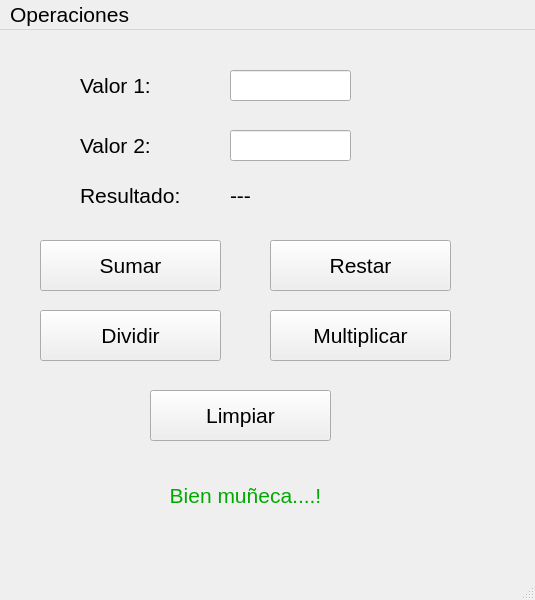
<?xml version="1.0" encoding="UTF-8"?>
<ui version="4.0">
 <class>Eidan</class>
 <widget class="QMainWindow" name="Eidan">
  <property name="geometry">
   <rect>
    <x>0</x>
    <y>0</y>
    <width>535</width>
    <height>600</height>
   </rect>
  </property>
  <property name="font">
   <font>
    <pointsize>16</pointsize>
   </font>
  </property>
  <property name="windowTitle">
   <string>Calculadora</string>
  </property>
  <widget class="QWidget" name="centralwidget">
   <widget class="QLabel" name="label">
    <property name="geometry">
     <rect>
      <x>80</x>
      <y>40</y>
      <width>131</width>
      <height>31</height>
     </rect>
    </property>
    <property name="text">
     <string>Valor 1:</string>
    </property>
   </widget>
   <widget class="QLabel" name="label_2">
    <property name="geometry">
     <rect>
      <x>80</x>
      <y>100</y>
      <width>131</width>
      <height>31</height>
     </rect>
    </property>
    <property name="text">
     <string>Valor 2:</string>
    </property>
   </widget>
   <widget class="QLineEdit" name="val_a">
    <property name="geometry">
     <rect>
      <x>230</x>
      <y>40</y>
      <width>121</width>
      <height>31</height>
     </rect>
    </property>
   </widget>
   <widget class="QLineEdit" name="val_b">
    <property name="geometry">
     <rect>
      <x>230</x>
      <y>100</y>
      <width>121</width>
      <height>31</height>
     </rect>
    </property>
   </widget>
   <widget class="QLabel" name="label_3">
    <property name="geometry">
     <rect>
      <x>80</x>
      <y>150</y>
      <width>151</width>
      <height>31</height>
     </rect>
    </property>
    <property name="text">
     <string>Resultado:</string>
    </property>
   </widget>
   <widget class="QLabel" name="resultado">
    <property name="geometry">
     <rect>
      <x>230</x>
      <y>150</y>
      <width>151</width>
      <height>31</height>
     </rect>
    </property>
    <property name="text">
     <string>---</string>
    </property>
   </widget>
   <widget class="QPushButton" name="btn_resta">
    <property name="geometry">
     <rect>
      <x>270</x>
      <y>210</y>
      <width>181</width>
      <height>51</height>
     </rect>
    </property>
    <property name="text">
     <string>Restar</string>
    </property>
   </widget>
   <widget class="QPushButton" name="btn_divi">
    <property name="geometry">
     <rect>
      <x>40</x>
      <y>280</y>
      <width>181</width>
      <height>51</height>
     </rect>
    </property>
    <property name="text">
     <string>Dividir</string>
    </property>
   </widget>
   <widget class="QPushButton" name="btn_mult">
    <property name="geometry">
     <rect>
      <x>270</x>
      <y>280</y>
      <width>181</width>
      <height>51</height>
     </rect>
    </property>
    <property name="text">
     <string>Multiplicar</string>
    </property>
   </widget>
   <widget class="QPushButton" name="btn_suma">
    <property name="geometry">
     <rect>
      <x>40</x>
      <y>210</y>
      <width>181</width>
      <height>51</height>
     </rect>
    </property>
    <property name="text">
     <string>Sumar</string>
    </property>
   </widget>
   <widget class="QPushButton" name="btn_clean">
    <property name="geometry">
     <rect>
      <x>150</x>
      <y>360</y>
      <width>181</width>
      <height>51</height>
     </rect>
    </property>
    <property name="text">
     <string>Limpiar</string>
    </property>
   </widget>
   <widget class="QLabel" name="box_msm_resultado">
    <property name="geometry">
     <rect>
      <x>40</x>
      <y>450</y>
      <width>411</width>
      <height>31</height>
     </rect>
    </property>
    <property name="styleSheet">
     <string notr="true">color: rgb(0, 170, 0);</string>
    </property>
    <property name="text">
     <string>Bien muñeca....!</string>
    </property>
    <property name="alignment">
     <set>Qt::AlignCenter</set>
    </property>
   </widget>
  </widget>
  <widget class="QMenuBar" name="menubar">
   <property name="geometry">
    <rect>
     <x>0</x>
     <y>0</y>
     <width>535</width>
     <height>43</height>
    </rect>
   </property>
   <widget class="QMenu" name="menuOperaciones">
    <property name="title">
     <string>Operaciones</string>
    </property>
   </widget>
   <addaction name="menuOperaciones"/>
  </widget>
  <widget class="QStatusBar" name="statusbar"/>
 </widget>
 <resources/>
 <connections/>
</ui>
